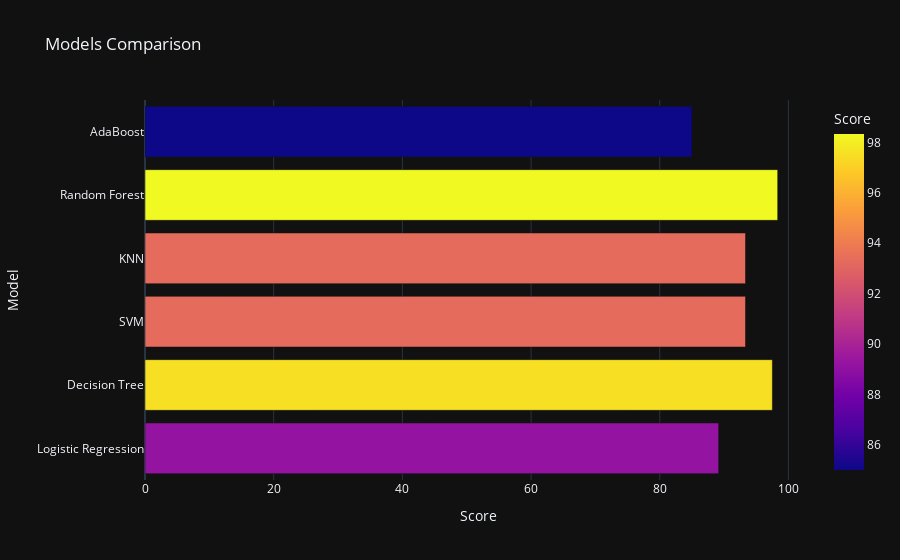

Notebook cell for this chart:
### Code cell
px.bar(data_frame = models, x = 'Score', y = 'Model', color = 'Score', template = 'plotly_dark',
       title = 'Models Comparison')

### Figure 1 — Plotly figure (JSON) as saved in the notebook; plotly's stock layout.template omitted (floating-point values rounded to 4 significant figures)
{"data": [{"alignmentgroup": "True", "hovertemplate": "Score=%{marker.color}<br>Model=%{y}<extra></extra>", "legendgroup": "", "marker": {"color": [89.16, 97.5, 93.33, 93.33, 98.33, 85], "coloraxis": "coloraxis", "pattern": {"shape": ""}}, "name": "", "offsetgroup": "", "orientation": "h", "showlegend": false, "textposition": "auto", "type": "bar", "x": [89.16, 97.5, 93.33, 93.33, 98.33, 85], "xaxis": "x", "y": ["Logistic Regression", "Decision Tree", "SVM", "KNN", "Random Forest", "AdaBoost"], "yaxis": "y"}], "layout": {"barmode": "relative", "coloraxis": {"colorbar": {"title": {"text": "Score"}}, "colorscale": [[0, "#0d0887"], [0.1111, "#46039f"], [0.2222, "#7201a8"], [0.3333, "#9c179e"], [0.4444, "#bd3786"], [0.5556, "#d8576b"], [0.6667, "#ed7953"], [0.7778, "#fb9f3a"], [0.8889, "#fdca26"], [1, "#f0f921"]]}, "legend": {"tracegroupgap": 0}, "title": {"text": "Models Comparison"}, "xaxis": {"anchor": "y", "domain": [0, 1], "title": {"text": "Score"}}, "yaxis": {"anchor": "x", "domain": [0, 1], "title": {"text": "Model"}}}}
